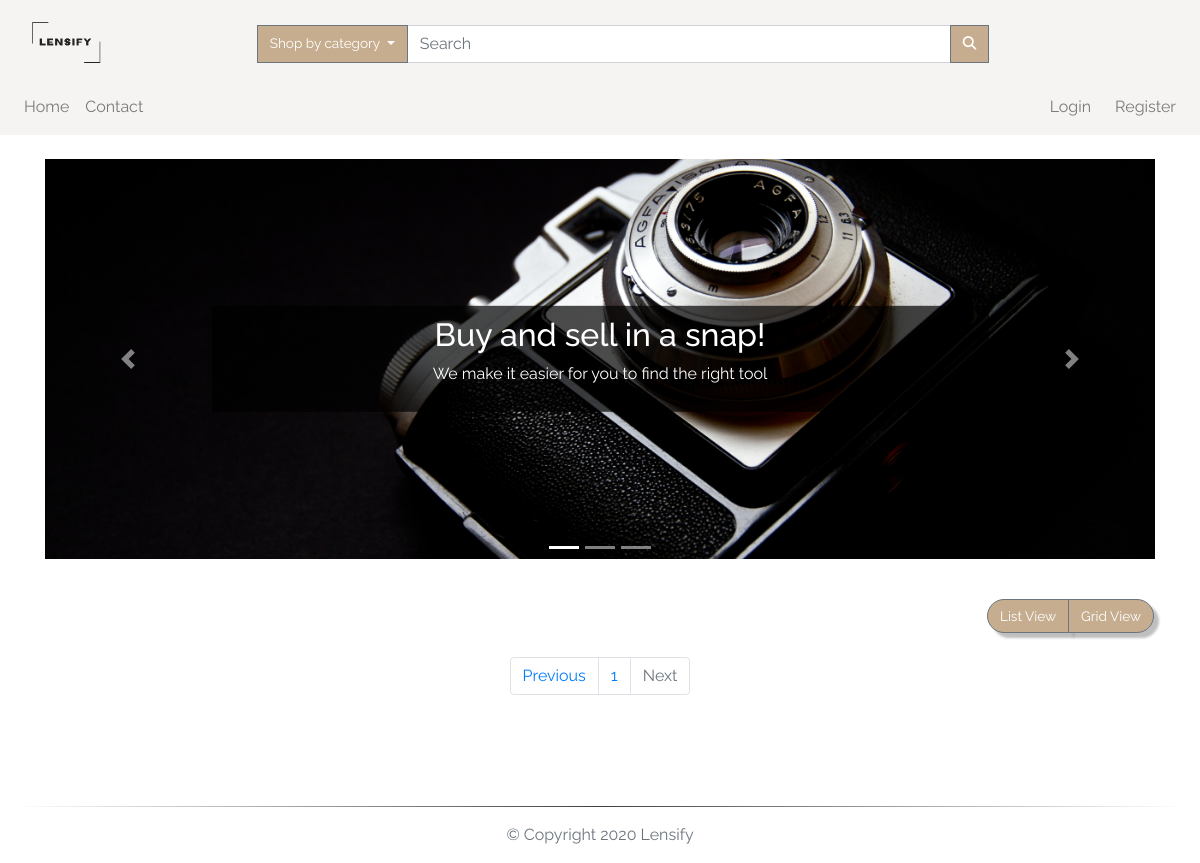
The page /index?page=2 on the database as committed earlier.
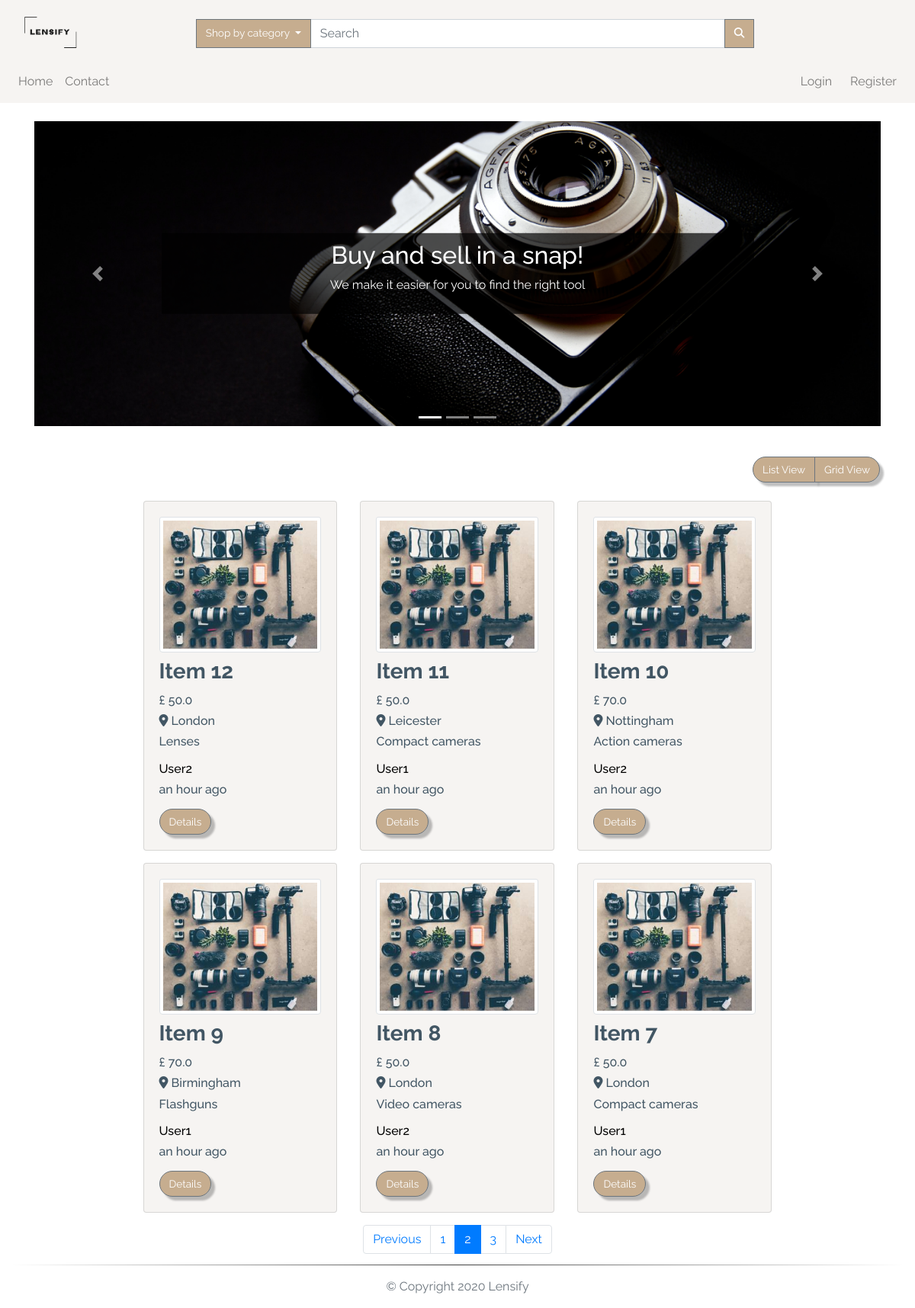
The same page on the database as committed later.
### app/models.py (models this page shows, shortened)
class TimestampMixin(object):
    created_at = db.Column(db.DateTime, nullable=False,
                           default=datetime.utcnow)
    updated_at = db.Column(db.DateTime, onupdate=datetime.utcnow)

class ItemForSale(db.Model, TimestampMixin):
    __tablename__ = "for_sale"
    id = db.Column(db.Integer, primary_key=True)
    title = db.Column(db.String(100), nullable=False)
    description = db.Column(db.Text, nullable=False)
    quantity = db.Column(db.Integer, nullable=False, default=1)
    condition = db.Column(db.String(50), nullable=False)
    item_city = db.Column(db.String(50), nullable=False)
    price = db.Column(db.Float, nullable=False)
    item_views = db.Column(db.Integer, default=0)
    image_file = db.Column(Json(128), nullable=False,
                           default=['item.jpg'])
    sold = db.Column(db.Boolean, default=False)
    seller_id = db.Column(db.Integer, db.ForeignKey("users.id"))
    category_id = db.Column(db.Integer, db.ForeignKey("categories.id"))
    item_in_order = db.relationship(
        "OrderItem", backref="item", lazy="dynamic"
    )

class Category(db.Model, TimestampMixin):
    __tablename__ = "categories"
    id = db.Column(db.Integer, primary_key=True)
    name = db.Column(db.String(30), nullable=False, unique=True)
    item_cat = db.relationship(
        "ItemForSale", backref="category", lazy="dynamic")

class User(db.Model, TimestampMixin, UserMixin):
    __tablename__ = "users"
    id = db.Column(db.Integer, primary_key=True)
    first_name = db.Column(db.String(50), nullable=False)
    last_name = db.Column(db.String(50), nullable=False)
    username = db.Column(db.String(50), unique=True, nullable=False)
    email = db.Column(db.String(115), unique=True, nullable=False)
    image_file = db.Column(db.String(80), nullable=False,
                           default="default.jpg")
    password_hash = db.Column(db.String(60), nullable=False)
    items_for_sale = db.relationship(
        "ItemForSale", backref="seller", lazy="dynamic")
    orders = db.relationship("Order", backref="buyer", lazy=True)
    address = db.relationship(
        "Address", secondary="user_addresses", backref="user", lazy="dynamic"
    )
    followed = db.relationship(
        'User', secondary=followers,
        primaryjoin=(followers.c.follower_id == id),
        secondaryjoin=(followers.c.followed_id == id),
        backref=db.backref('followers', lazy='dynamic'), lazy='dynamic')
    reviewed = db.relationship(
        'Review', backref='user_reviewed', primaryjoin=(Review.user_reviewed_id == id), lazy="dynamic"
    )
    reviewer = db.relationship(
        'Review', backref='user_reviewer', primaryjoin=(Review.user_reviewer_id == id), lazy="dynamic"
    )

### app/routes.py (the view)
@app.route("/")
@app.route("/index")
def index():
    page = request.args.get('page', 1, type=int)
    all_items = ItemForSale.query.filter_by(sold=False)\
        .order_by(ItemForSale.id.desc()).paginate(page, app.config['LISTINGS_PER_PAGE'], False)
    next_url = url_for('index', page=all_items.next_num) \
        if all_items.has_next else None
    prev_url = url_for('index', page=all_items.prev_num) \
        if all_items.has_prev else None
    return render_template("index.html", all_items=all_items.items, next_url=next_url,
                           prev_url=prev_url, page_num=all_items.iter_pages(), page=page)

### app/models.py (called while the page is built)
    def process_result_value(self, value, dialect):
        return json.loads(value)

### app/routes.py (called while the page is built)
@app.before_request
def before_request():
    if current_user.is_authenticated:
        current_user.updated_at = datetime.utcnow()
        db.session.commit()

@app.context_processor
def inject_categories():
    categories = Category.query.join(
        ItemForSale, (Category.id == ItemForSale.category_id)).filter(ItemForSale.sold == False).all()
    return dict(categories=categories)

### app/templates/index.html (shortened to what the changed rows need)
{% extends "layout.html" %}
{% block app_content %}
<div class="container-fluid h-100 mt-4">
  <div class="row">
    <div class="col-12 h-100">
      <div class="container-fluid">
        <div class="row justify-content-center mb-4">
          <div class="col-12">
            <div id="slider-animation" class="carousel slide" data-ride="carousel">
              <div class="carousel-inner">
                <div class="carousel-item active">
                  <div class="text-box">
                    <h2 class="wow slideInRight" data-wow-duration="2s">Buy and sell in a snap!</h2>
                  </div>
                </div>
              </div>
            </div>
          </div>
        </div>
      </div>
      <div id="products" class="row view-group w-75 mx-auto">
        {% for item in all_items %}
        <div class=" item col-12 col-md-6 col-lg-4 py-2">
          <div class="card custom-bg h-100">
            <div class="card-body">
              <a href="{{url_for('item', item_id=item.id)}}">
                <img class="img-fluid img-thumbnail card-img-top group list-group-image img-event"
                  src="{{url_for('static', filename='img/items/' + item.image_file[0])}}" alt="{{ item.title }}">
              </a>
              <h3 class="card-title list-group-item-heading font-weight-bold mt-2 ">{{ item.title.title() }}</h3>
              <small class="d-block font-weight-bold card-text">
                <h6>£ {{ item.price }}</h6>
              </small>
              <small class="font-weight-bold card-text">
                <h6 class="text-capitalize"><i class="fas fa-map-marker-alt"></i> {{ item.item_city }}</h6>
              </small>
              <small class="card-text">
                <h6>{{ item.category.name }}</h6>
              </small>
              <h6 class="card-text mt-3">
                <a href="{{url_for('user', username=item.seller.username)}}">
                  {{ item.seller.username.capitalize() }}
                </a>
              </h6>
              <small class="card-text">
                <h6>{{ moment(item.created_at).fromNow() }}</h6>
              </small>
              <a href="{{url_for('item', item_id=item.id)}}" class="btn btn-secondary mt-2">
                Details
              </a>
            </div>
          </div>
        </div>
        {% endfor %}
      </div>
      <nav aria-label="Page navigation" class="col-12 my-2">
        <ul class="pagination justify-content-center">
          {% for num in page_num %}
          {% if num %}
          <li class="page-item {% if page == num %} active {% endif %}"><a class="page-link"
              href="{{url_for('index', page=num)}}">{{ num }}</a></li>
          {% else %}
          <span class="page-item ellipsis">…</span>
          {% endif %}
          {% endfor %}
          <li class="page-item {% if not next_url %} disabled {% endif %}">
            <a class="page-link" href="{{ next_url }}">Next</a>
          </li>
        </ul>
      </nav>
    </div>
  </div>
</div>
</div>
{% endblock app_content %}

Rows that differ between the two databases and show on the page:
now on this page (row edited): ItemForSale: title "Item 12", price "50.0", item_city "London", category.name "Lenses", seller.username "User2", created_at "an hour ago"
now on this page (row edited): ItemForSale: title "Item 11", price "50.0", item_city "Leicester", category.name "Compact cameras", seller.username "User1", created_at "an hour ago"
now on this page (row edited): ItemForSale: title "Item 10", price "70.0", item_city "Nottingham", category.name "Action cameras", seller.username "User2", created_at "an hour ago"
now on this page (row edited): ItemForSale: title "Item 9", price "70.0", item_city "Birmingham", category.name "Flashguns", seller.username "User1", created_at "an hour ago"
now on this page (row edited): ItemForSale: title "Item 8", price "50.0", item_city "London", category.name "Video cameras", seller.username "User2", created_at "an hour ago"
now on this page (row edited): ItemForSale: title "Item 7", price "50.0", item_city "London", category.name "Compact cameras", seller.username "User1", created_at "an hour ago"
Other text that changed with them:
new list line: "2"
new list line: "3"
